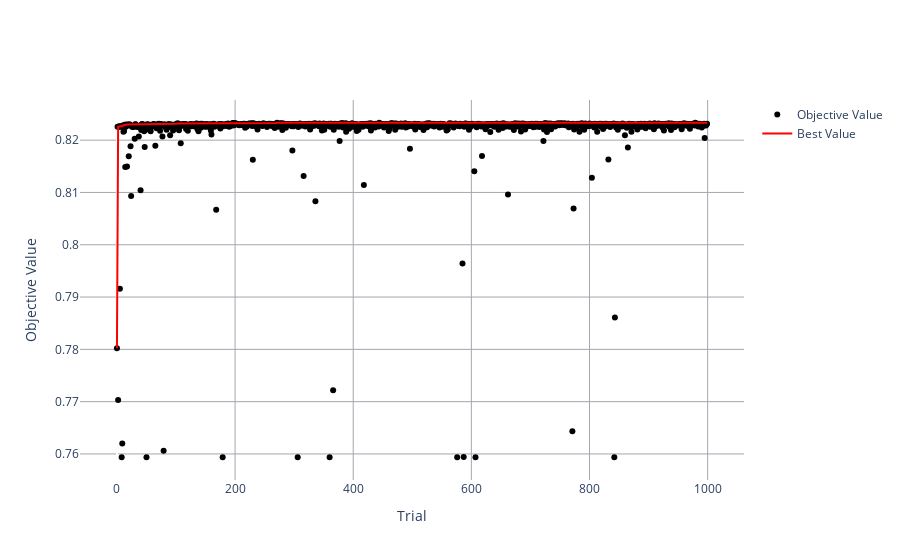

Notebook code for this chart:
### Code cell
fig = optuna.visualization.plot_optimization_history(study)
fig.update_layout(title_text="Proces optymalizacji ")
fig.update_layout(
    paper_bgcolor='white',
    plot_bgcolor='white',
    xaxis=dict(
        gridcolor='#a4a7b0', 
        gridwidth=1
    ),
    yaxis=dict(
        gridcolor = '#a4a7b0',
        gridwidth=1
    ))

fig.data[1].line.color = 'red'
fig.data[1].line.width = 2

fig.data[0].line.color = 'black'


fig.update_layout(title=None)
fig.write_image("newplot3.png",width=800, height=300,scale = 5)

show(fig)

### Figure 1 — Plotly figure (JSON) as saved in the notebook; plotly's stock layout.template omitted (floating-point values rounded to 4 significant figures; data arrays with more than 128 entries replaced by an {"elided": "..."} marker saying what was removed)
{"data": [{"line": {"color": "black"}, "mode": "markers", "name": "Objective Value", "type": "scatter", "x": {"elided": "1000 int values"}, "y": {"elided": "1000 float values"}}, {"line": {"color": "red", "width": 2}, "mode": "lines", "name": "Best Value", "type": "scatter", "x": {"elided": "1000 int values"}, "y": {"elided": "1000 float values"}}, {"marker": {"color": "#cccccc"}, "mode": "markers", "name": "Infeasible Trial", "showlegend": false, "type": "scatter", "x": [], "y": []}], "layout": {"paper_bgcolor": "white", "plot_bgcolor": "white", "title": {}, "xaxis": {"gridcolor": "#a4a7b0", "gridwidth": 1, "title": {"text": "Trial"}}, "yaxis": {"gridcolor": "#a4a7b0", "gridwidth": 1, "title": {"text": "Objective Value"}}}}
